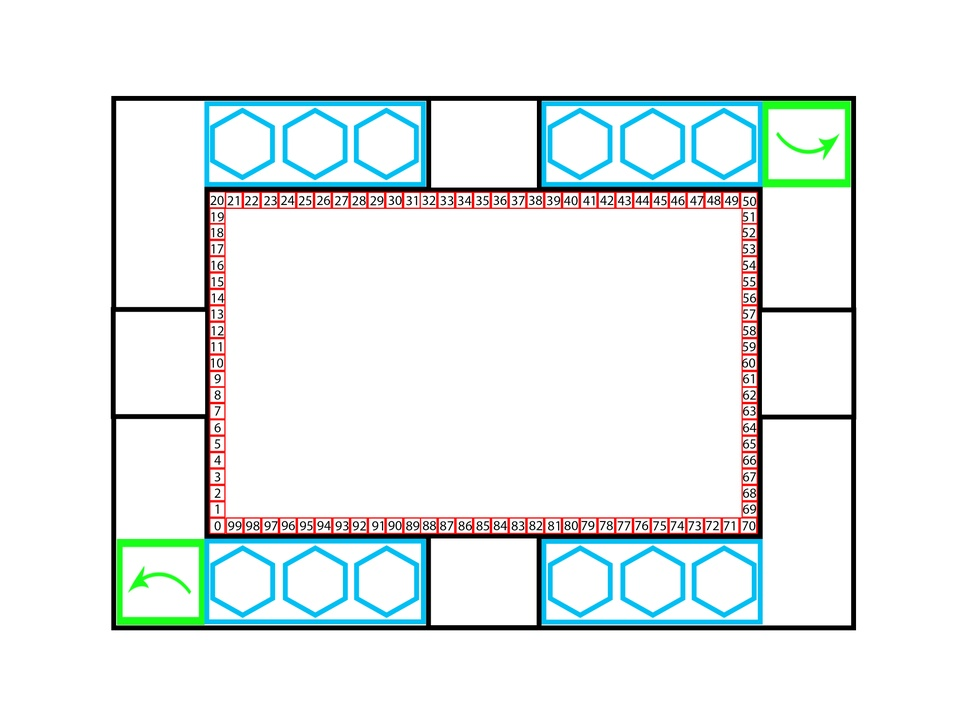
//> input picture Augment_Board/Augment_Board/Test1.jpg, 970 x 727 px, shrunk from 4000 x 3000 before the run, given in place of the camera
$ ./main   (built with g++ and OpenCV 4)
//> lines starting //> are read from the running program, lines starting //| are printed output that depends on the picture; after the words box and inside, x2 and y2 are one past the last pixel; in counts of white or black regions, pixels touching at a corner belong together
#include "opencv2/opencv.hpp"

using namespace cv;

int main(int, char)
{
	VideoCapture cap(1); // open the default camera
	Mat se1 = getStructuringElement(MORPH_RECT, Size(5, 5));
	Mat se2 = getStructuringElement(MORPH_RECT, Size(2, 2));
	Mat mask;


	if (!cap.isOpened()) // check if we succeeded
		return -1;
	for (;;)
	{
		Mat frame;
		cap >> frame; // get a new frame from camera
//> frame is the input picture: 727 rows x 970 cols, CV_8UC3; mean B, G, R 239.8, 239.9, 234.3
		imshow("orig", frame);
		cvtColor(frame, frame, CV_BGR2GRAY);
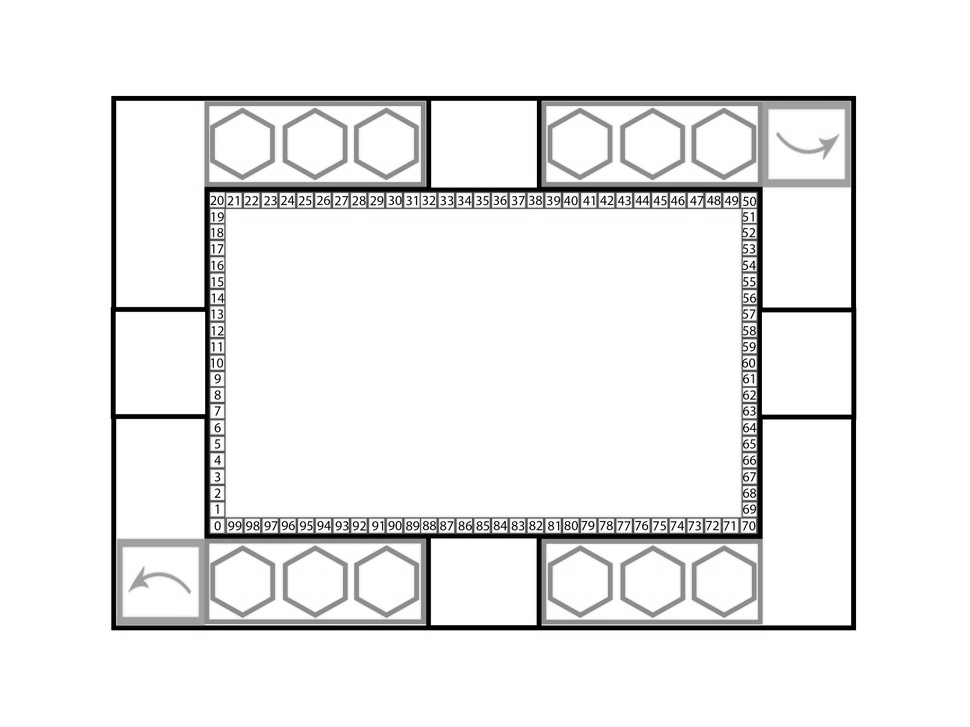
//> frame: 727 rows x 970 cols, CV_8UC1; min 0, max 255, mean 238.2
		//fastNlMeansDenoisingMulti(frame, frame, 3, 7, 21);
		imshow("grey", frame);
		//GaussianBlur(frame, frame, Size(5, 5), 1.5, 1.5);
		threshold(frame, frame, 0, 255, THRESH_OTSU);
		morphologyEx(frame, frame, MORPH_CLOSE, se1);
		morphologyEx(frame, frame, MORPH_OPEN, se2);
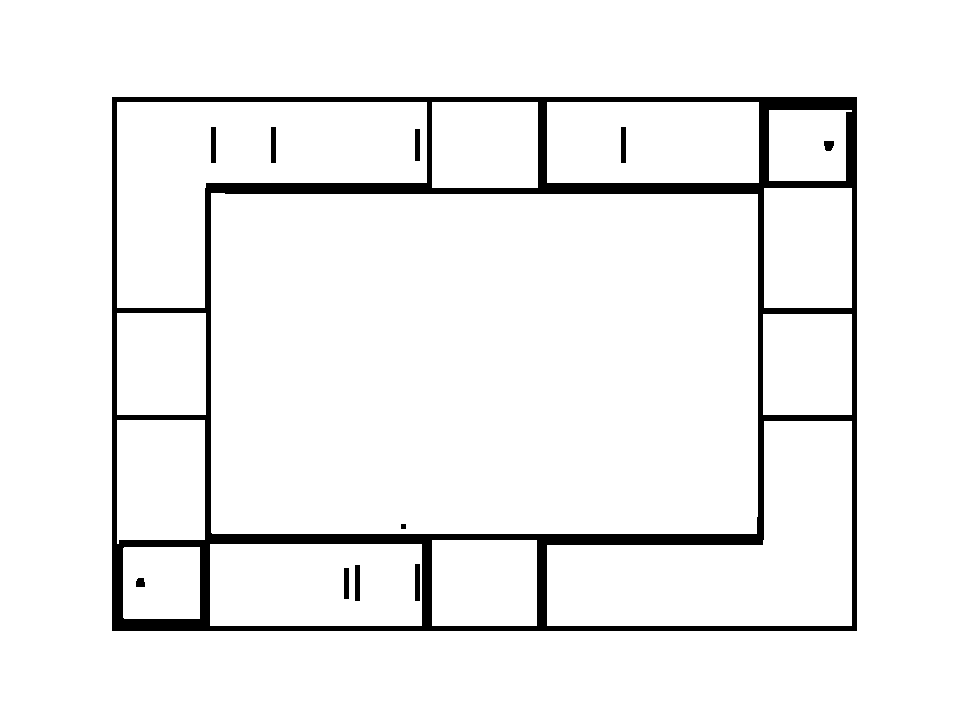
//> frame: 727 rows x 970 cols, CV_8UC1; 94.5% white; 11 black regions, largest, box (x1, y1, x2, y2) and area: (112, 97, 857, 631) 37199, (415, 564, 420, 601) 185, (211, 127, 216, 163) 180

		//frame = frame * mask;
		imshow("morph", frame);
		if (waitKey(30) >= 0)
//> the Esc key is pressed
			break;
	}
	// the camera will be deinitialized automatically in VideoCapture destructor
	return 0;
}
